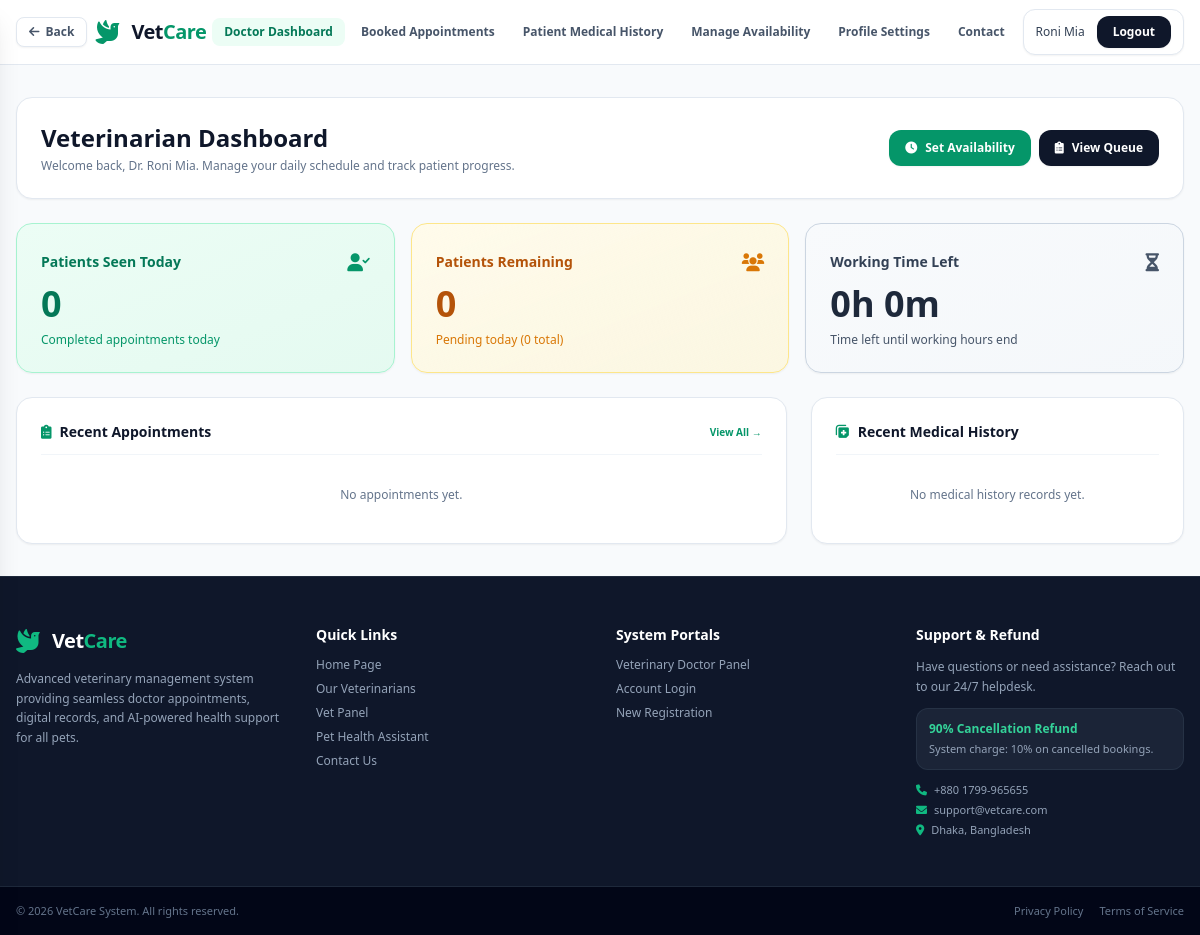
Page /vet-dashboard/ (signed in) on the earlier database version.
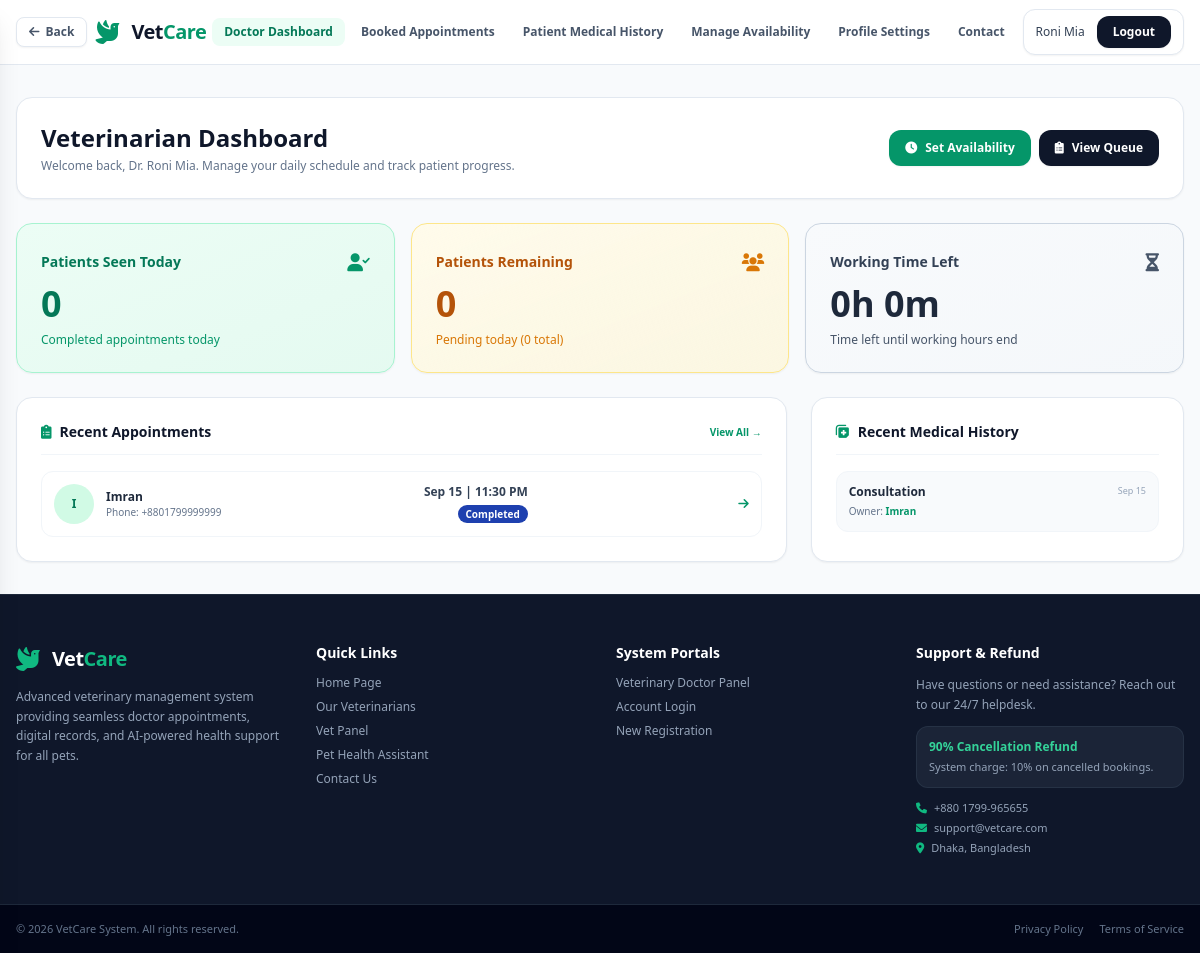
Same page on the later database version.
### booking/models.py (models this page shows, shortened)
class Appointment(models.Model):
    STATUS_CHOICES = (
        ('PENDING', 'Pending'),
        ('CONFIRMED', 'Confirmed'),
        ('COMPLETED', 'Completed'),
        ('CANCELLED', 'Cancelled'),
    )
    patient = models.ForeignKey('patient.Patient', on_delete=models.CASCADE, related_name='appointments')
    doctor = models.ForeignKey('vet.Doctor', on_delete=models.CASCADE, related_name='appointments')
    date = models.DateField()
    time = models.TimeField()
    status = models.CharField(max_length=20, choices=STATUS_CHOICES, default='PENDING')
    fee = models.DecimalField(max_digits=8, decimal_places=2, default=1500.00)
    notes = models.TextField(blank=True)
    created_at = models.DateTimeField(auto_now_add=True)
    updated_at = models.DateTimeField(auto_now=True)
    class Meta:
        ordering = ['-date', '-time']

### patient/models.py (models this page shows, shortened)
class Patient(models.Model):
    user = models.OneToOneField(settings.AUTH_USER_MODEL, on_delete=models.CASCADE, related_name='patient_profile')
    pet_name = models.CharField(max_length=100)
    species = models.CharField(max_length=100)
    breed = models.CharField(max_length=100, blank=True)
    age = models.IntegerField(null=True, blank=True)
    weight = models.DecimalField(max_digits=5, decimal_places=2, null=True, blank=True)
    medical_history = models.TextField(blank=True)
    created_at = models.DateTimeField(auto_now_add=True)

class MedicalHistory(models.Model):
    patient = models.ForeignKey(Patient, on_delete=models.CASCADE, related_name='medical_histories')
    appointment = models.ForeignKey('booking.Appointment', on_delete=models.SET_NULL, null=True, blank=True, related_name='medical_histories')
    diagnosis = models.TextField()
    notes = models.TextField(blank=True)
    medical_suggestion = models.TextField(blank=True)
    medicines = models.TextField(blank=True)
    dosage = models.TextField(blank=True)
    frequency = models.CharField(max_length=100, blank=True)
    duration = models.CharField(max_length=100, blank=True)
    date = models.DateField()
    created_at = models.DateTimeField(auto_now_add=True)

### accounts/models.py (models this page shows, shortened)
class User(AbstractUser):
    ROLE_CHOICES = (
        ('PATIENT', 'Patient'),
        ('DOCTOR', 'Doctor'),
        ('ADMIN', 'Admin'),
    )
    role = models.CharField(max_length=20, choices=ROLE_CHOICES, default='PATIENT')
    phone = models.CharField(max_length=20, blank=True, null=True)
    country_code = models.CharField(max_length=5, default='+880', blank=True)
    address = models.TextField(blank=True)
    created_at = models.DateTimeField(auto_now_add=True)

### vet/views.py (the view)
# urls.py: path('vet-dashboard/', views.vet_dashboard, name='vet_dashboard'),
@login_required
def vet_dashboard(request):
    if request.user.role != 'DOCTOR':
        return render(request, '403.html', status=403)
    from django.utils import timezone
    from datetime import datetime, timedelta
    from patient.models import MedicalHistory
    try:
        doctor = request.user.doctor_profile
        all_appointments = doctor.appointments.filter(
            payment__status='PAID',
            status__in=['CONFIRMED', 'COMPLETED'],
        ).order_by('-date', '-time')
        my_patients = all_appointments.values_list('patient', flat=True).distinct()
        recent_medical_histories = MedicalHistory.objects.filter(
            patient_id__in=list(my_patients),
            appointment__doctor=doctor,
        ).select_related('patient', 'patient__user', 'appointment').order_by('-date', '-id')[:10]
    except Exception:
        doctor = None
        all_appointments = []
        recent_medical_histories = []
    today = timezone.now().date()
    today_appointments = all_appointments.filter(date=today) if doctor else []
    patients_seen_today = today_appointments.filter(status='COMPLETED').count()
    patients_remaining = today_appointments.exclude(status__in=['COMPLETED', 'CANCELLED']).count()
    total_today = today_appointments.count()
    if doctor:
        from vet.models import Availability
        today_weekday = today.weekday()
        today_slots = Availability.objects.filter(doctor=doctor, day_of_week=today_weekday, is_available=True).order_by('start_time')
        now_local = timezone.localtime(timezone.now())
        current_time = now_local.time()
        remaining_minutes = 0
        for slot in today_slots:
            if slot.start_time <= current_time < slot.end_time:
                remaining = datetime.combine(today, slot.end_time) - datetime.combine(today, current_time)
                remaining_minutes = int(remaining.total_seconds() / 60)
                break
        hours = remaining_minutes // 60
        minutes = remaining_minutes % 60
        working_time = f"{hours}h {minutes}m"
    else:
        working_time = "0h 0m"
    context = {
        'doctor': doctor,
        'appointments': all_appointments[:10],
        'patients_seen_today': patients_seen_today,
        'patients_remaining': patients_remaining,
        'working_time': working_time,
        'total_today': total_today,
        'recent_medical_histories': recent_medical_histories,
    }
    return render(request, 'vet_dashboard.html', context)

### vetcure/templates/vet_dashboard.html (shortened to what the changed rows need)
{% extends 'base.html' %}
{% block content %}
<div class="flex-grow max-w-7xl w-full mx-auto px-4 py-8 space-y-6">
    <div class="flex flex-col sm:flex-row sm:items-center justify-between gap-4 bg-white p-6 rounded-2xl border border-slate-200 shadow-sm">
        <div>
            <h1 class="text-2xl font-bold text-slate-900">Veterinarian Dashboard</h1>
        </div>
    </div>
    <div class="grid grid-cols-1 lg:grid-cols-3 gap-6">
        <div class="lg:col-span-2 bg-white rounded-2xl border border-slate-200 p-6 shadow-sm space-y-4">
            <div class="flex justify-between items-center border-b border-slate-100 pb-3">
                <h2 class="font-bold text-slate-900 text-sm flex items-center gap-2">
                    <i class="fa-solid fa-clipboard-list text-emerald-600"></i> Recent Appointments
                </h2>
            </div>
            <div class="space-y-2">
                {% for appointment in appointments %}
                <div class="flex items-center justify-between p-3 rounded-xl border border-slate-100 hover:bg-slate-50 transition">
                    <div class="flex items-center gap-3">
                        <div class="w-10 h-10 rounded-full bg-emerald-100 text-emerald-700 flex items-center justify-center font-bold text-xs">
                            {{ appointment.patient.user.get_full_name|first|upper }}
                        </div>
                        <div>
                            <p class="font-bold text-slate-800 text-xs">{{ appointment.patient.user.get_full_name }}</p>
                            <p class="text-[10px] text-slate-500">Phone: {{ appointment.patient.user.phone|default:"-" }}</p>
                        </div>
                    </div>
                    <div class="text-right">
                        <p class="font-semibold text-slate-700 text-xs">{{ appointment.date|date:"M d" }} | {{ appointment.time|time:"h:i A" }}</p>
                        {% if appointment.status == 'COMPLETED' %}
                        <span class="text-[10px] bg-blue-800 text-white px-2 py-0.5 rounded-full font-semibold">Completed</span>
                        {% elif appointment.status == 'CONFIRMED' %}
                        <span class="text-[10px] bg-emerald-100 text-emerald-700 px-2 py-0.5 rounded-full font-semibold">Confirmed</span>
                        {% elif appointment.status == 'CANCELLED' %}
                        <span class="text-[10px] bg-red-100 text-red-700 px-2 py-0.5 rounded-full font-semibold">Cancelled</span>
                        {% else %}
                        <span class="text-[10px] bg-amber-100 text-amber-700 px-2 py-0.5 rounded-full font-semibold">Pending</span>
                        {% endif %}
                    </div>
                    <a href="{% url 'vet_view_patient' appointment.id %}" class="text-emerald-600 hover:text-emerald-800 text-xs font-semibold ml-2">
                        <i class="fa-solid fa-arrow-right"></i>
                    </a>
                </div>
                {% empty %}
                <p class="text-slate-500 text-xs text-center py-4">No appointments yet.</p>
                {% endfor %}
            </div>
        </div>
        <div class="bg-white rounded-2xl border border-slate-200 p-6 shadow-sm space-y-4">
            <div class="flex justify-between items-center border-b border-slate-100 pb-3">
                <h2 class="font-bold text-slate-900 text-sm flex items-center gap-2">
                    <i class="fa-solid fa-notes-medical text-emerald-600"></i> Recent Medical History
                </h2>
            </div>
            <div class="space-y-2">
                {% for history in recent_medical_histories %}
                <a href="{% url 'vet_view_patient' history.appointment.id %}" class="block p-3 rounded-xl border border-slate-100 bg-slate-50 hover:bg-emerald-50 transition">
                    <div class="flex justify-between items-start mb-1">
                        <p class="font-bold text-slate-800 text-xs">{{ history.diagnosis|truncatewords:8 }}</p>
                        <span class="text-[9px] text-slate-400">{{ history.date|date:"M d" }}</span>
                    </div>
                    <p class="text-[10px] text-slate-500">Owner: <span class="font-semibold text-emerald-600">{{ history.patient.user.get_full_name }}</span></p>
                </a>
                {% empty %}
                <p class="text-slate-500 text-xs text-center py-4">No medical history records yet.</p>
                {% endfor %}
            </div>
        </div>
    </div>
</div>
{% endblock %}

Differences in the rows shown:
added Appointment: patient.user.get_full_name|first "I", patient.user.get_full_name "Imran", patient.user.phone "+8801799999999", date "Sep 15", time "11:30 PM", status "Completed"
added MedicalHistory: diagnosis "Consultation", date "Sep 15", patient.user.get_full_name "Imran"
Other differences:
text no longer shown: "No appointments yet. No medical history records yet."
